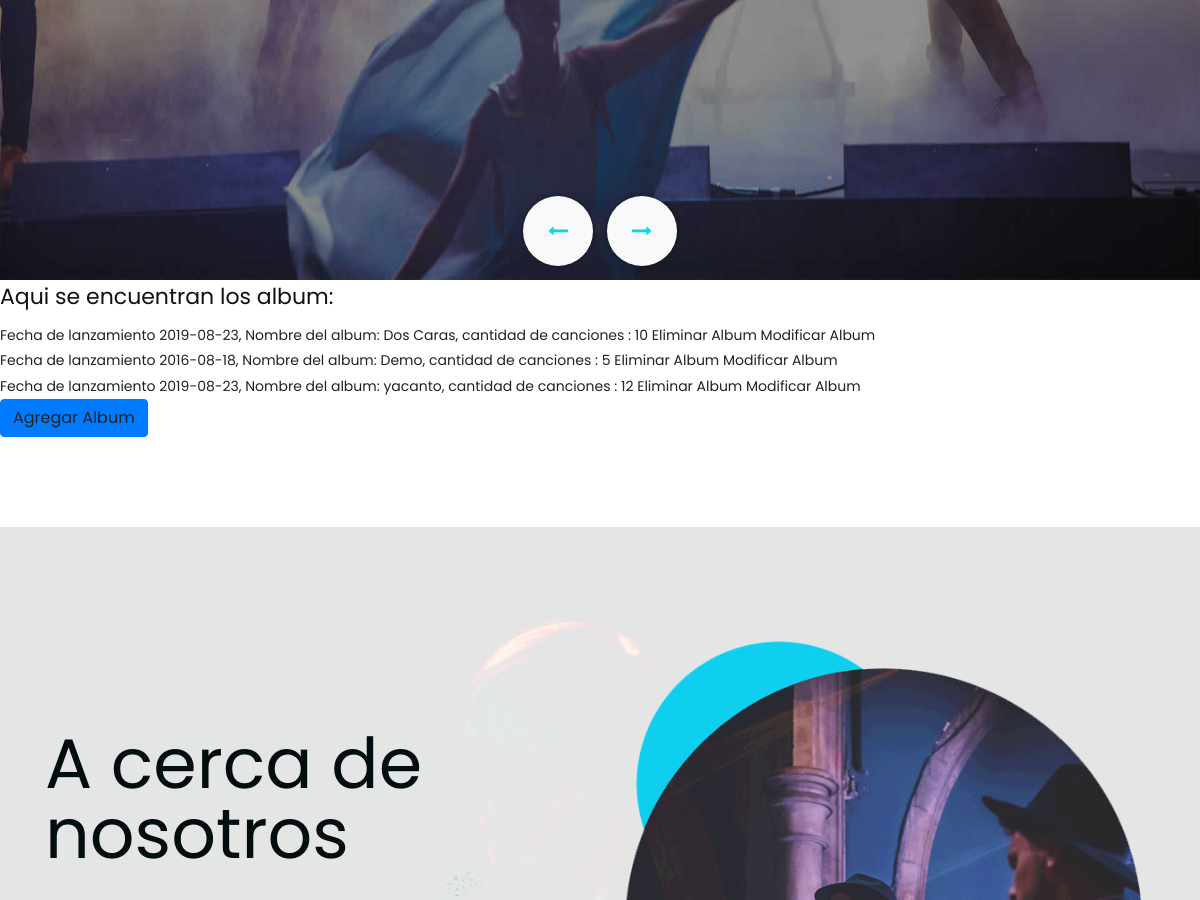
The app's page /album/ (signed in, middle part), older data.
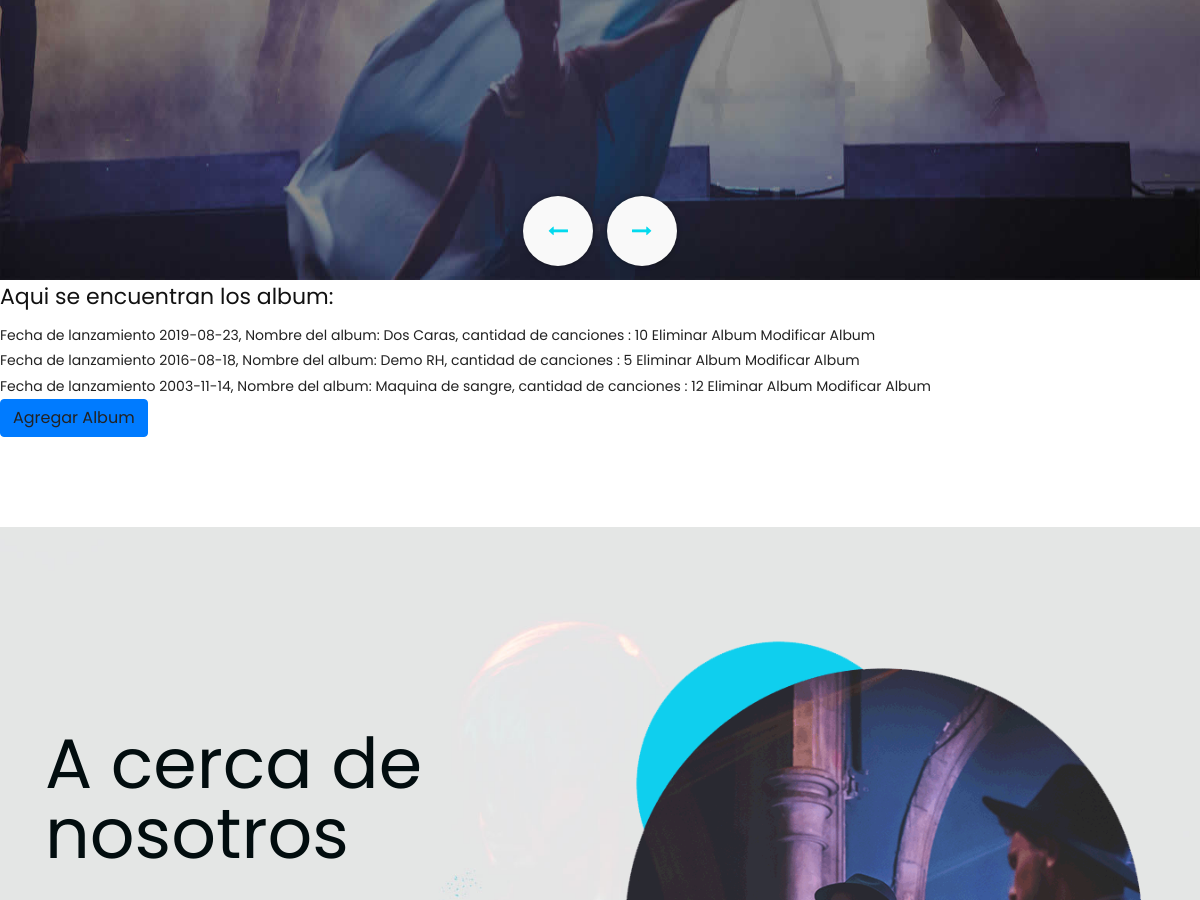
The same page, newer data.
### AppMusic/models.py (models this page shows)
class Album(Model):
    fecha_lanzamiento = DateField()
    nombre_album = CharField(max_length=40)
    canciones = IntegerField()
    def __str__(self):
        return f'Fecha de lanzamiento {self.fecha_lanzamiento}, Nombre del album: {self.nombre_album}, cantidad de canciones : {self.canciones}'

### AppMusic/views.py (the view)
# urls.py: path('album/', AlbumListView.as_view(), name = 'album'),
class AlbumListView(LoginRequiredMixin, ListView):
    model= Album
    template_name = 'AppMusic/album.html'
    context_object_name = 'album'

### template/AppMusic/album.html (shortened to what this page needs)
{% extends 'AppMusic/padre.html' %}
{% load static %}
{% block contenidoquecambia %}
<h2>Aqui se encuentran los album: </h2>
    {% for album in album %}
       <a href="{% url 'album_view' album.id %}">{{ album }}</a>
       <a href="{% url 'album_delete' album.id %}"> Eliminar Album</a>
       <a href="{% url 'album_update' album.id %}"> Modificar Album</a>
    <br>
    {% endfor %}
<li class="btn btn-primary"> <a href="{% url 'album_formulario' %}">Agregar Album</a> </li>
{% endblock %}

Row changes from the older to the newer data that the page shows:
removed Album: fecha_lanzamiento+nombre_album+canciones "Fecha de lanzamiento 2019-08-23, Nombre del album: yacanto, cantidad de canciones : 12"
changed Album: fecha_lanzamiento+nombre_album+canciones "Fecha de lanzamiento 2016-08-18, Nombre del album: Demo, cantidad de canciones : 5" → "Fecha de lanzamiento 2016-08-18, Nombre del album: Demo RH, cantidad de canciones : 5"
added Album: fecha_lanzamiento+nombre_album+canciones "Fecha de lanzamiento 2003-11-14, Nombre del album: Maquina de sangre, cantidad de canciones : 12"
